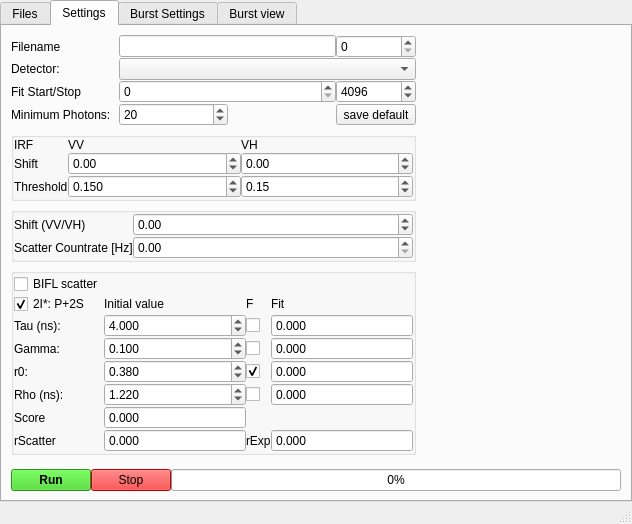
<?xml version="1.0" encoding="UTF-8"?>
<ui version="4.0">
 <class>MainWindow</class>
 <widget class="QMainWindow" name="MainWindow">
  <property name="geometry">
   <rect>
    <x>0</x>
    <y>0</y>
    <width>632</width>
    <height>470</height>
   </rect>
  </property>
  <property name="windowTitle">
   <string>MLE Lifetime Analysis</string>
  </property>
  <widget class="QWidget" name="centralwidget">
   <layout class="QVBoxLayout" name="verticalLayout">
    <property name="spacing">
     <number>0</number>
    </property>
    <property name="leftMargin">
     <number>0</number>
    </property>
    <property name="topMargin">
     <number>0</number>
    </property>
    <property name="rightMargin">
     <number>0</number>
    </property>
    <property name="bottomMargin">
     <number>0</number>
    </property>
    <item>
     <widget class="QTabWidget" name="tabWidget">
      <property name="currentIndex">
       <number>1</number>
      </property>
      <widget class="QWidget" name="tab_files">
       <attribute name="title">
        <string>Files</string>
       </attribute>
       <layout class="QHBoxLayout" name="horizontalLayout_5">
        <property name="spacing">
         <number>0</number>
        </property>
        <property name="leftMargin">
         <number>0</number>
        </property>
        <property name="topMargin">
         <number>0</number>
        </property>
        <property name="rightMargin">
         <number>0</number>
        </property>
        <property name="bottomMargin">
         <number>0</number>
        </property>
        <item>
         <layout class="QVBoxLayout" name="verticalLayout_3">
          <item>
           <widget class="QGroupBox" name="groupBox">
            <property name="title">
             <string>Settings</string>
            </property>
            <layout class="QGridLayout" name="gridLayout_6">
             <property name="leftMargin">
              <number>0</number>
             </property>
             <property name="topMargin">
              <number>0</number>
             </property>
             <property name="rightMargin">
              <number>0</number>
             </property>
             <property name="bottomMargin">
              <number>0</number>
             </property>
             <property name="spacing">
              <number>0</number>
             </property>
             <item row="0" column="0">
              <widget class="QLineEdit" name="lineEdit_settings_file">
               <property name="sizePolicy">
                <sizepolicy hsizetype="Minimum" vsizetype="Fixed">
                 <horstretch>0</horstretch>
                 <verstretch>0</verstretch>
                </sizepolicy>
               </property>
               <property name="readOnly">
                <bool>true</bool>
               </property>
              </widget>
             </item>
             <item row="0" column="2">
              <widget class="QToolButton" name="toolButton_load_settings">
               <property name="font">
                <font>
                 <weight>75</weight>
                 <bold>true</bold>
                </font>
               </property>
               <property name="styleSheet">
                <string notr="true">background-color: rgb(147, 199, 255);</string>
               </property>
               <property name="text">
                <string>load</string>
               </property>
              </widget>
             </item>
             <item row="0" column="1">
              <widget class="QToolButton" name="toolButton_save_settings">
               <property name="font">
                <font>
                 <weight>50</weight>
                 <bold>false</bold>
                </font>
               </property>
               <property name="text">
                <string>save</string>
               </property>
              </widget>
             </item>
            </layout>
           </widget>
          </item>
          <item>
           <widget class="QGroupBox" name="groupBox_file_params">
            <property name="sizePolicy">
             <sizepolicy hsizetype="Minimum" vsizetype="Minimum">
              <horstretch>0</horstretch>
              <verstretch>0</verstretch>
             </sizepolicy>
            </property>
            <property name="title">
             <string>File Parameters</string>
            </property>
            <layout class="QGridLayout" name="gridLayout_5">
             <item row="0" column="3">
              <widget class="QPushButton" name="pushButton_show_df">
               <property name="text">
                <string>Show bst</string>
               </property>
              </widget>
             </item>
             <item row="2" column="1">
              <spacer name="verticalSpacer_2">
               <property name="orientation">
                <enum>Qt::Vertical</enum>
               </property>
               <property name="sizeHint" stdset="0">
                <size>
                 <width>20</width>
                 <height>40</height>
                </size>
               </property>
              </spacer>
             </item>
             <item row="0" column="1" colspan="2">
              <widget class="QCheckBox" name="checkBox_save_jordis">
               <property name="text">
                <string>Save Jordis</string>
               </property>
              </widget>
             </item>
            </layout>
           </widget>
          </item>
         </layout>
        </item>
        <item>
         <layout class="QVBoxLayout" name="verticalLayout_2">
          <item>
           <widget class="QGroupBox" name="groupBox_burst_files">
            <property name="sizePolicy">
             <sizepolicy hsizetype="Expanding" vsizetype="Preferred">
              <horstretch>0</horstretch>
              <verstretch>0</verstretch>
             </sizepolicy>
            </property>
            <property name="title">
             <string>Burst Files</string>
            </property>
            <layout class="QVBoxLayout" name="verticalLayout_7">
             <property name="spacing">
              <number>0</number>
             </property>
             <property name="leftMargin">
              <number>0</number>
             </property>
             <property name="topMargin">
              <number>0</number>
             </property>
             <property name="rightMargin">
              <number>0</number>
             </property>
             <property name="bottomMargin">
              <number>0</number>
             </property>
             <item>
              <layout class="QHBoxLayout" name="horizontalLayout">
               <item>
                <widget class="QToolButton" name="toolButton_clear_burst">
                 <property name="text">
                  <string>Clear</string>
                 </property>
                </widget>
               </item>
               <item>
                <spacer name="horizontalSpacer">
                 <property name="orientation">
                  <enum>Qt::Horizontal</enum>
                 </property>
                 <property name="sizeHint" stdset="0">
                  <size>
                   <width>40</width>
                   <height>20</height>
                  </size>
                 </property>
                </spacer>
               </item>
              </layout>
             </item>
             <item>
              <layout class="QVBoxLayout" name="verticalLayout_burst_files"/>
             </item>
            </layout>
           </widget>
          </item>
          <item>
           <widget class="QGroupBox" name="groupBox_irf_files">
            <property name="sizePolicy">
             <sizepolicy hsizetype="Expanding" vsizetype="Minimum">
              <horstretch>0</horstretch>
              <verstretch>0</verstretch>
             </sizepolicy>
            </property>
            <property name="title">
             <string>IRF Files</string>
            </property>
            <layout class="QVBoxLayout" name="verticalLayout_8">
             <property name="spacing">
              <number>0</number>
             </property>
             <property name="leftMargin">
              <number>0</number>
             </property>
             <property name="topMargin">
              <number>0</number>
             </property>
             <property name="rightMargin">
              <number>0</number>
             </property>
             <property name="bottomMargin">
              <number>0</number>
             </property>
             <item>
              <layout class="QHBoxLayout" name="horizontalLayout_2">
               <item>
                <widget class="QToolButton" name="toolButton_clear_irf">
                 <property name="text">
                  <string>Clear</string>
                 </property>
                </widget>
               </item>
               <item>
                <widget class="QComboBox" name="comboBox_irf_select"/>
               </item>
               <item>
                <widget class="QCheckBox" name="checkBox_irf_one_for_all">
                 <property name="text">
                  <string>One for all</string>
                 </property>
                 <property name="checked">
                  <bool>true</bool>
                 </property>
                </widget>
               </item>
               <item>
                <spacer name="horizontalSpacer_2">
                 <property name="orientation">
                  <enum>Qt::Horizontal</enum>
                 </property>
                 <property name="sizeHint" stdset="0">
                  <size>
                   <width>40</width>
                   <height>20</height>
                  </size>
                 </property>
                </spacer>
               </item>
              </layout>
             </item>
             <item>
              <layout class="QVBoxLayout" name="verticalLayout_irf_files"/>
             </item>
            </layout>
           </widget>
          </item>
          <item>
           <widget class="QGroupBox" name="groupBox_bg_files">
            <property name="sizePolicy">
             <sizepolicy hsizetype="Preferred" vsizetype="Minimum">
              <horstretch>0</horstretch>
              <verstretch>0</verstretch>
             </sizepolicy>
            </property>
            <property name="title">
             <string>Background Files</string>
            </property>
            <layout class="QVBoxLayout" name="verticalLayout_9">
             <property name="spacing">
              <number>0</number>
             </property>
             <property name="leftMargin">
              <number>0</number>
             </property>
             <property name="topMargin">
              <number>0</number>
             </property>
             <property name="rightMargin">
              <number>0</number>
             </property>
             <property name="bottomMargin">
              <number>0</number>
             </property>
             <item>
              <layout class="QHBoxLayout" name="horizontalLayout_3">
               <item>
                <widget class="QToolButton" name="toolButton_clear_bg">
                 <property name="text">
                  <string>Clear</string>
                 </property>
                </widget>
               </item>
               <item>
                <widget class="QComboBox" name="comboBox_background_select"/>
               </item>
               <item>
                <widget class="QCheckBox" name="checkBox_bg_one_for_all">
                 <property name="text">
                  <string>One for all</string>
                 </property>
                 <property name="checked">
                  <bool>true</bool>
                 </property>
                </widget>
               </item>
               <item>
                <spacer name="horizontalSpacer_3">
                 <property name="orientation">
                  <enum>Qt::Horizontal</enum>
                 </property>
                 <property name="sizeHint" stdset="0">
                  <size>
                   <width>40</width>
                   <height>20</height>
                  </size>
                 </property>
                </spacer>
               </item>
              </layout>
             </item>
             <item>
              <layout class="QVBoxLayout" name="verticalLayout_bg_files"/>
             </item>
            </layout>
           </widget>
          </item>
         </layout>
        </item>
       </layout>
      </widget>
      <widget class="QWidget" name="tab_parameters">
       <attribute name="title">
        <string>Settings</string>
       </attribute>
       <layout class="QGridLayout" name="gridLayout_3">
        <item row="6" column="0" colspan="3">
         <layout class="QHBoxLayout" name="horizontalLayout_4">
          <property name="spacing">
           <number>0</number>
          </property>
          <item>
           <widget class="QPushButton" name="pushButton_process_bursts">
            <property name="sizePolicy">
             <sizepolicy hsizetype="Fixed" vsizetype="Fixed">
              <horstretch>0</horstretch>
              <verstretch>0</verstretch>
             </sizepolicy>
            </property>
            <property name="font">
             <font>
              <weight>75</weight>
              <bold>true</bold>
             </font>
            </property>
            <property name="styleSheet">
             <string notr="true">background-color: rgb(49, 208, 24)</string>
            </property>
            <property name="text">
             <string>Run</string>
            </property>
           </widget>
          </item>
          <item>
           <widget class="QPushButton" name="pushButton_stop">
            <property name="sizePolicy">
             <sizepolicy hsizetype="Fixed" vsizetype="Fixed">
              <horstretch>0</horstretch>
              <verstretch>0</verstretch>
             </sizepolicy>
            </property>
            <property name="styleSheet">
             <string notr="true">background-color: rgb(255, 0, 0);</string>
            </property>
            <property name="text">
             <string>Stop</string>
            </property>
           </widget>
          </item>
          <item>
           <widget class="QProgressBar" name="progressBar">
            <property name="sizePolicy">
             <sizepolicy hsizetype="Minimum" vsizetype="Fixed">
              <horstretch>0</horstretch>
              <verstretch>0</verstretch>
             </sizepolicy>
            </property>
            <property name="value">
             <number>0</number>
            </property>
           </widget>
          </item>
         </layout>
        </item>
        <item row="2" column="0" colspan="2">
         <widget class="QGroupBox" name="groupBox_fit_params">
          <property name="sizePolicy">
           <sizepolicy hsizetype="Minimum" vsizetype="Minimum">
            <horstretch>0</horstretch>
            <verstretch>0</verstretch>
           </sizepolicy>
          </property>
          <property name="title">
           <string/>
          </property>
          <layout class="QGridLayout" name="gridLayout_4">
           <property name="leftMargin">
            <number>0</number>
           </property>
           <property name="topMargin">
            <number>0</number>
           </property>
           <property name="rightMargin">
            <number>0</number>
           </property>
           <property name="bottomMargin">
            <number>0</number>
           </property>
           <property name="spacing">
            <number>0</number>
           </property>
           <item row="3" column="0">
            <widget class="QLabel" name="label_28">
             <property name="text">
              <string>Shift (VV/VH)</string>
             </property>
            </widget>
           </item>
           <item row="5" column="0">
            <widget class="QLabel" name="label_24">
             <property name="sizePolicy">
              <sizepolicy hsizetype="Fixed" vsizetype="Preferred">
               <horstretch>0</horstretch>
               <verstretch>0</verstretch>
              </sizepolicy>
             </property>
             <property name="text">
              <string>Scatter Countrate [Hz]</string>
             </property>
            </widget>
           </item>
           <item row="5" column="1">
            <widget class="QDoubleSpinBox" name="doubleSpinBox_scatter_Countrate">
             <property name="maximum">
              <double>999999.000000000000000</double>
             </property>
             <property name="stepType">
              <enum>QAbstractSpinBox::AdaptiveDecimalStepType</enum>
             </property>
            </widget>
           </item>
           <item row="3" column="1">
            <widget class="QDoubleSpinBox" name="doubleSpinBox_shift">
             <property name="sizePolicy">
              <sizepolicy hsizetype="Minimum" vsizetype="Fixed">
               <horstretch>0</horstretch>
               <verstretch>0</verstretch>
              </sizepolicy>
             </property>
             <property name="minimum">
              <double>-9999.000000000000000</double>
             </property>
             <property name="maximum">
              <double>9999.000000000000000</double>
             </property>
             <property name="stepType">
              <enum>QAbstractSpinBox::AdaptiveDecimalStepType</enum>
             </property>
            </widget>
           </item>
          </layout>
         </widget>
        </item>
        <item row="0" column="0" colspan="2">
         <layout class="QGridLayout" name="gridLayout_2">
          <property name="spacing">
           <number>0</number>
          </property>
          <item row="2" column="3">
           <widget class="QSpinBox" name="spinBox_micro_time_stop">
            <property name="maximum">
             <number>10000</number>
            </property>
            <property name="value">
             <number>4096</number>
            </property>
           </widget>
          </item>
          <item row="2" column="0">
           <widget class="QLabel" name="label_4">
            <property name="text">
             <string>Fit Start/Stop</string>
            </property>
           </widget>
          </item>
          <item row="1" column="0">
           <widget class="QLabel" name="label_window">
            <property name="text">
             <string>Detector:</string>
            </property>
           </widget>
          </item>
          <item row="2" column="1" colspan="2">
           <widget class="QSpinBox" name="spinBox_micro_time_start">
            <property name="maximum">
             <number>10000</number>
            </property>
           </widget>
          </item>
          <item row="0" column="0">
           <widget class="QLabel" name="label_21">
            <property name="text">
             <string>Filename</string>
            </property>
           </widget>
          </item>
          <item row="0" column="3">
           <widget class="QSpinBox" name="spinBox_current_file_idx"/>
          </item>
          <item row="1" column="1" colspan="3">
           <widget class="QComboBox" name="comboBox_window"/>
          </item>
          <item row="0" column="1" colspan="2">
           <widget class="QLineEdit" name="lineEdit_current_filename">
            <property name="sizePolicy">
             <sizepolicy hsizetype="Minimum" vsizetype="Fixed">
              <horstretch>0</horstretch>
              <verstretch>0</verstretch>
             </sizepolicy>
            </property>
           </widget>
          </item>
          <item row="3" column="0">
           <widget class="QLabel" name="label_14">
            <property name="text">
             <string>Minimum Photons:</string>
            </property>
           </widget>
          </item>
          <item row="3" column="1">
           <widget class="QSpinBox" name="spinBox_min_photons">
            <property name="minimum">
             <number>5</number>
            </property>
            <property name="maximum">
             <number>1000</number>
            </property>
            <property name="value">
             <number>20</number>
            </property>
           </widget>
          </item>
          <item row="3" column="3">
           <widget class="QToolButton" name="toolButton_save_fit">
            <property name="sizePolicy">
             <sizepolicy hsizetype="Fixed" vsizetype="Fixed">
              <horstretch>0</horstretch>
              <verstretch>0</verstretch>
             </sizepolicy>
            </property>
            <property name="toolTip">
             <string>Save use parameters as default.</string>
            </property>
            <property name="text">
             <string>save default</string>
            </property>
           </widget>
          </item>
         </layout>
        </item>
        <item row="1" column="0" colspan="2">
         <widget class="QGroupBox" name="groupBox_2">
          <property name="title">
           <string/>
          </property>
          <layout class="QGridLayout" name="gridLayout_7">
           <property name="leftMargin">
            <number>0</number>
           </property>
           <property name="topMargin">
            <number>0</number>
           </property>
           <property name="rightMargin">
            <number>0</number>
           </property>
           <property name="bottomMargin">
            <number>0</number>
           </property>
           <property name="spacing">
            <number>0</number>
           </property>
           <item row="1" column="0">
            <widget class="QLabel" name="label_29">
             <property name="sizePolicy">
              <sizepolicy hsizetype="Fixed" vsizetype="Preferred">
               <horstretch>0</horstretch>
               <verstretch>0</verstretch>
              </sizepolicy>
             </property>
             <property name="text">
              <string>Shift</string>
             </property>
            </widget>
           </item>
           <item row="2" column="0">
            <widget class="QLabel" name="label_13">
             <property name="text">
              <string>Threshold</string>
             </property>
            </widget>
           </item>
           <item row="2" column="2">
            <widget class="QDoubleSpinBox" name="doubleSpinBox_irf_threshold_vh">
             <property name="maximum">
              <double>1.000000000000000</double>
             </property>
             <property name="singleStep">
              <double>0.020000000000000</double>
             </property>
             <property name="value">
              <double>0.150000000000000</double>
             </property>
            </widget>
           </item>
           <item row="2" column="1">
            <widget class="QDoubleSpinBox" name="doubleSpinBox_irf_threshold_vv">
             <property name="decimals">
              <number>3</number>
             </property>
             <property name="maximum">
              <double>1.000000000000000</double>
             </property>
             <property name="singleStep">
              <double>0.020000000000000</double>
             </property>
             <property name="stepType">
              <enum>QAbstractSpinBox::AdaptiveDecimalStepType</enum>
             </property>
             <property name="value">
              <double>0.150000000000000</double>
             </property>
            </widget>
           </item>
           <item row="1" column="1">
            <widget class="QDoubleSpinBox" name="doubleSpinBox_shift_sp">
             <property name="minimum">
              <double>-99.000000000000000</double>
             </property>
             <property name="stepType">
              <enum>QAbstractSpinBox::AdaptiveDecimalStepType</enum>
             </property>
            </widget>
           </item>
           <item row="1" column="2">
            <widget class="QDoubleSpinBox" name="doubleSpinBox_shift_ss">
             <property name="minimum">
              <double>-99.000000000000000</double>
             </property>
             <property name="stepType">
              <enum>QAbstractSpinBox::AdaptiveDecimalStepType</enum>
             </property>
            </widget>
           </item>
           <item row="0" column="1">
            <widget class="QLabel" name="label">
             <property name="text">
              <string>VV</string>
             </property>
            </widget>
           </item>
           <item row="0" column="2">
            <widget class="QLabel" name="label_6">
             <property name="text">
              <string>VH</string>
             </property>
            </widget>
           </item>
           <item row="0" column="0">
            <widget class="QLabel" name="label_7">
             <property name="text">
              <string>IRF</string>
             </property>
            </widget>
           </item>
          </layout>
         </widget>
        </item>
        <item row="0" column="2" rowspan="6">
         <layout class="QVBoxLayout" name="verticalLayout_plots">
          <property name="spacing">
           <number>0</number>
          </property>
         </layout>
        </item>
        <item row="3" column="0" rowspan="2" colspan="2">
         <widget class="QGroupBox" name="groupBox_model_params">
          <property name="sizePolicy">
           <sizepolicy hsizetype="Minimum" vsizetype="Minimum">
            <horstretch>0</horstretch>
            <verstretch>0</verstretch>
           </sizepolicy>
          </property>
          <property name="title">
           <string/>
          </property>
          <layout class="QGridLayout" name="gridLayout">
           <property name="leftMargin">
            <number>0</number>
           </property>
           <property name="topMargin">
            <number>0</number>
           </property>
           <property name="rightMargin">
            <number>0</number>
           </property>
           <property name="bottomMargin">
            <number>0</number>
           </property>
           <property name="spacing">
            <number>0</number>
           </property>
           <item row="5" column="3">
            <widget class="QDoubleSpinBox" name="doubleSpinBox_rho_result">
             <property name="readOnly">
              <bool>true</bool>
             </property>
             <property name="buttonSymbols">
              <enum>QAbstractSpinBox::NoButtons</enum>
             </property>
             <property name="decimals">
              <number>3</number>
             </property>
             <property name="maximum">
              <double>20.000000000000000</double>
             </property>
            </widget>
           </item>
           <item row="5" column="0">
            <widget class="QLabel" name="label_18">
             <property name="text">
              <string>Rho (ns):</string>
             </property>
            </widget>
           </item>
           <item row="3" column="0">
            <widget class="QLabel" name="label_16">
             <property name="text">
              <string>Gamma:</string>
             </property>
            </widget>
           </item>
           <item row="1" column="3">
            <widget class="QLabel" name="label_19">
             <property name="sizePolicy">
              <sizepolicy hsizetype="Minimum" vsizetype="Preferred">
               <horstretch>0</horstretch>
               <verstretch>0</verstretch>
              </sizepolicy>
             </property>
             <property name="text">
              <string>Fit</string>
             </property>
            </widget>
           </item>
           <item row="6" column="0">
            <widget class="QLabel" name="label_3">
             <property name="text">
              <string>Score</string>
             </property>
            </widget>
           </item>
           <item row="4" column="0">
            <widget class="QLabel" name="label_17">
             <property name="text">
              <string>r0:</string>
             </property>
            </widget>
           </item>
           <item row="2" column="3">
            <widget class="QDoubleSpinBox" name="doubleSpinBox_tau_result">
             <property name="enabled">
              <bool>true</bool>
             </property>
             <property name="readOnly">
              <bool>true</bool>
             </property>
             <property name="buttonSymbols">
              <enum>QAbstractSpinBox::NoButtons</enum>
             </property>
             <property name="decimals">
              <number>3</number>
             </property>
             <property name="maximum">
              <double>20.000000000000000</double>
             </property>
            </widget>
           </item>
           <item row="4" column="3">
            <widget class="QDoubleSpinBox" name="doubleSpinBox_r0_result">
             <property name="readOnly">
              <bool>true</bool>
             </property>
             <property name="buttonSymbols">
              <enum>QAbstractSpinBox::NoButtons</enum>
             </property>
             <property name="decimals">
              <number>3</number>
             </property>
             <property name="maximum">
              <double>1.000000000000000</double>
             </property>
            </widget>
           </item>
           <item row="2" column="0">
            <widget class="QLabel" name="label_15">
             <property name="sizePolicy">
              <sizepolicy hsizetype="Fixed" vsizetype="Preferred">
               <horstretch>0</horstretch>
               <verstretch>0</verstretch>
              </sizepolicy>
             </property>
             <property name="text">
              <string>Tau (ns):</string>
             </property>
            </widget>
           </item>
           <item row="7" column="0">
            <widget class="QLabel" name="label_25">
             <property name="text">
              <string>rScatter</string>
             </property>
            </widget>
           </item>
           <item row="4" column="1">
            <widget class="QDoubleSpinBox" name="doubleSpinBox_r0">
             <property name="decimals">
              <number>3</number>
             </property>
             <property name="maximum">
              <double>1.000000000000000</double>
             </property>
             <property name="singleStep">
              <double>0.010000000000000</double>
             </property>
             <property name="stepType">
              <enum>QAbstractSpinBox::AdaptiveDecimalStepType</enum>
             </property>
             <property name="value">
              <double>0.380000000000000</double>
             </property>
            </widget>
           </item>
           <item row="5" column="1">
            <widget class="QDoubleSpinBox" name="doubleSpinBox_rho">
             <property name="decimals">
              <number>3</number>
             </property>
             <property name="maximum">
              <double>20.000000000000000</double>
             </property>
             <property name="stepType">
              <enum>QAbstractSpinBox::AdaptiveDecimalStepType</enum>
             </property>
             <property name="value">
              <double>1.220000000000000</double>
             </property>
            </widget>
           </item>
           <item row="1" column="1">
            <widget class="QLabel" name="label_5">
             <property name="text">
              <string>Initial value</string>
             </property>
            </widget>
           </item>
           <item row="2" column="1">
            <widget class="QDoubleSpinBox" name="doubleSpinBox_tau">
             <property name="sizePolicy">
              <sizepolicy hsizetype="Minimum" vsizetype="Fixed">
               <horstretch>0</horstretch>
               <verstretch>0</verstretch>
              </sizepolicy>
             </property>
             <property name="decimals">
              <number>3</number>
             </property>
             <property name="maximum">
              <double>20.000000000000000</double>
             </property>
             <property name="stepType">
              <enum>QAbstractSpinBox::AdaptiveDecimalStepType</enum>
             </property>
             <property name="value">
              <double>4.000000000000000</double>
             </property>
            </widget>
           </item>
           <item row="3" column="1">
            <widget class="QDoubleSpinBox" name="doubleSpinBox_gamma">
             <property name="decimals">
              <number>3</number>
             </property>
             <property name="maximum">
              <double>1.000000000000000</double>
             </property>
             <property name="singleStep">
              <double>0.010000000000000</double>
             </property>
             <property name="stepType">
              <enum>QAbstractSpinBox::AdaptiveDecimalStepType</enum>
             </property>
             <property name="value">
              <double>0.100000000000000</double>
             </property>
            </widget>
           </item>
           <item row="3" column="3">
            <widget class="QDoubleSpinBox" name="doubleSpinBox_gamma_result">
             <property name="readOnly">
              <bool>true</bool>
             </property>
             <property name="buttonSymbols">
              <enum>QAbstractSpinBox::NoButtons</enum>
             </property>
             <property name="decimals">
              <number>3</number>
             </property>
             <property name="maximum">
              <double>1.000000000000000</double>
             </property>
            </widget>
           </item>
           <item row="2" column="2">
            <widget class="QCheckBox" name="checkBox_fix_tau">
             <property name="text">
              <string/>
             </property>
            </widget>
           </item>
           <item row="3" column="2">
            <widget class="QCheckBox" name="checkBox_fix_gamma">
             <property name="text">
              <string/>
             </property>
            </widget>
           </item>
           <item row="4" column="2">
            <widget class="QCheckBox" name="checkBox_fix_r0">
             <property name="text">
              <string/>
             </property>
             <property name="checked">
              <bool>true</bool>
             </property>
            </widget>
           </item>
           <item row="5" column="2">
            <widget class="QCheckBox" name="checkBox_fix_rho">
             <property name="text">
              <string/>
             </property>
            </widget>
           </item>
           <item row="1" column="0">
            <widget class="QCheckBox" name="checkBox_2IStar">
             <property name="text">
              <string>2I*: P+2S</string>
             </property>
             <property name="checked">
              <bool>true</bool>
             </property>
            </widget>
           </item>
           <item row="0" column="0">
            <widget class="QCheckBox" name="checkBox_BIFL_scatter">
             <property name="sizePolicy">
              <sizepolicy hsizetype="Fixed" vsizetype="Fixed">
               <horstretch>0</horstretch>
               <verstretch>0</verstretch>
              </sizepolicy>
             </property>
             <property name="text">
              <string>BIFL scatter</string>
             </property>
            </widget>
           </item>
           <item row="1" column="2">
            <widget class="QLabel" name="label_20">
             <property name="sizePolicy">
              <sizepolicy hsizetype="Fixed" vsizetype="Preferred">
               <horstretch>0</horstretch>
               <verstretch>0</verstretch>
              </sizepolicy>
             </property>
             <property name="toolTip">
              <string>Fix parameter</string>
             </property>
             <property name="text">
              <string>F</string>
             </property>
            </widget>
           </item>
           <item row="7" column="1">
            <widget class="QDoubleSpinBox" name="doubleSpinBox_r_scatter_result">
             <property name="readOnly">
              <bool>true</bool>
             </property>
             <property name="buttonSymbols">
              <enum>QAbstractSpinBox::NoButtons</enum>
             </property>
             <property name="decimals">
              <number>3</number>
             </property>
             <property name="minimum">
              <double>-1.000000000000000</double>
             </property>
             <property name="maximum">
              <double>1.000000000000000</double>
             </property>
            </widget>
           </item>
           <item row="7" column="3">
            <widget class="QDoubleSpinBox" name="doubleSpinBox_r_exp_result">
             <property name="readOnly">
              <bool>true</bool>
             </property>
             <property name="buttonSymbols">
              <enum>QAbstractSpinBox::NoButtons</enum>
             </property>
             <property name="decimals">
              <number>3</number>
             </property>
             <property name="minimum">
              <double>-1.000000000000000</double>
             </property>
             <property name="maximum">
              <double>1.000000000000000</double>
             </property>
            </widget>
           </item>
           <item row="7" column="2">
            <widget class="QLabel" name="label_27">
             <property name="text">
              <string>rExp</string>
             </property>
            </widget>
           </item>
           <item row="6" column="1">
            <widget class="QDoubleSpinBox" name="doubleSpinBox_twoIstar_result">
             <property name="readOnly">
              <bool>true</bool>
             </property>
             <property name="buttonSymbols">
              <enum>QAbstractSpinBox::NoButtons</enum>
             </property>
             <property name="decimals">
              <number>3</number>
             </property>
             <property name="maximum">
              <double>99999.000000000000000</double>
             </property>
            </widget>
           </item>
          </layout>
         </widget>
        </item>
       </layout>
      </widget>
      <widget class="QWidget" name="tab_process">
       <attribute name="title">
        <string>Burst Settings</string>
       </attribute>
       <layout class="QVBoxLayout" name="verticalLayout_6">
        <item>
         <widget class="QLabel" name="label_2">
          <property name="text">
           <string>Channel settings</string>
          </property>
         </widget>
        </item>
        <item>
         <widget class="QPlainTextEdit" name="plainTextEdit">
          <property name="verticalScrollBarPolicy">
           <enum>Qt::ScrollBarAlwaysOn</enum>
          </property>
         </widget>
        </item>
       </layout>
      </widget>
      <widget class="QWidget" name="tab_burst_view">
       <attribute name="title">
        <string>Burst view</string>
       </attribute>
       <layout class="QVBoxLayout" name="verticalLayout_5">
        <item>
         <layout class="QHBoxLayout" name="horizontalLayout_6">
          <item>
           <widget class="QLabel" name="label_22">
            <property name="sizePolicy">
             <sizepolicy hsizetype="Fixed" vsizetype="Preferred">
              <horstretch>0</horstretch>
              <verstretch>0</verstretch>
             </sizepolicy>
            </property>
            <property name="text">
             <string>Burst Index</string>
            </property>
           </widget>
          </item>
          <item>
           <widget class="QSpinBox" name="spinBox_burst_idx"/>
          </item>
         </layout>
        </item>
        <item>
         <layout class="QVBoxLayout" name="verticalLayout_4"/>
        </item>
       </layout>
      </widget>
     </widget>
    </item>
   </layout>
  </widget>
  <widget class="QMenuBar" name="menubar">
   <property name="geometry">
    <rect>
     <x>0</x>
     <y>0</y>
     <width>632</width>
     <height>21</height>
    </rect>
   </property>
  </widget>
  <widget class="QStatusBar" name="statusbar"/>
 </widget>
 <resources/>
 <connections/>
</ui>
